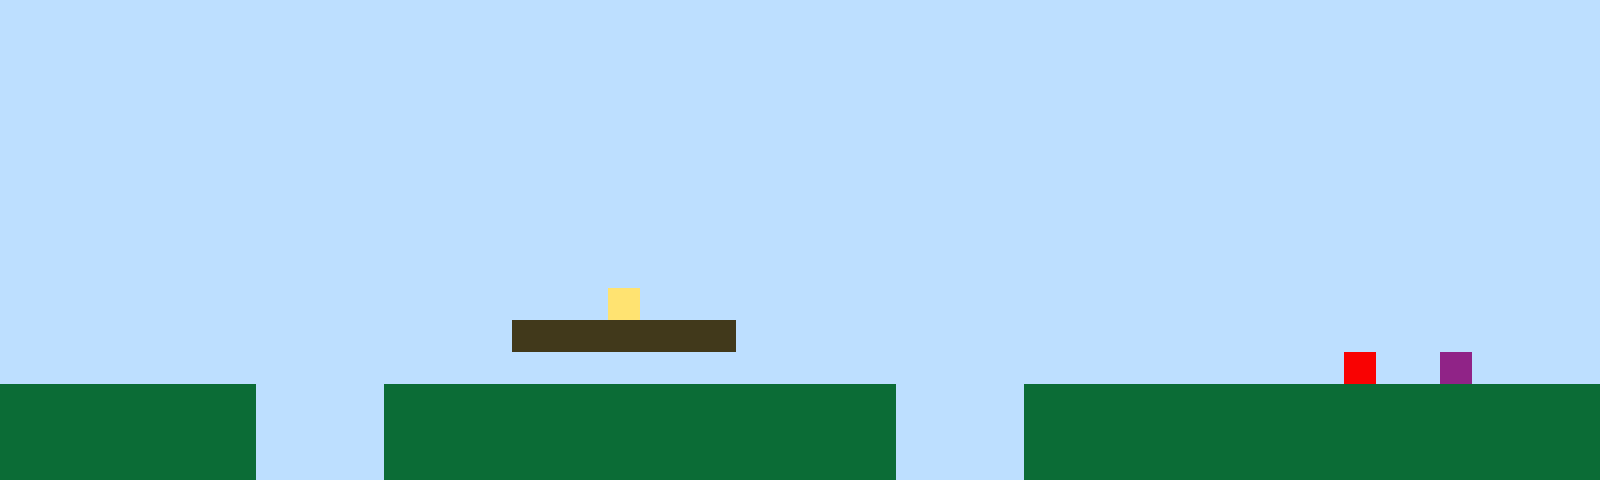

Below is a game level as drawn by its tile map, then a one-line description and the .tmx file that defines it, in full:
An orthogonal 50x15 tile map with 32x32 px tiles, 1 tile layer (Tile Layer 1).

<map version="1.10" tiledversion="1.11.2" orientation="orthogonal" renderorder="right-up" width="50" height="15" tilewidth="32" tileheight="32" infinite="0" nextlayerid="2" nextobjectid="1"><editorsettings><export target="map1.csv" format="csv" /></editorsettings><tileset firstgid="1" name="sprites" tilewidth="32" tileheight="32" tilecount="6" columns="3"><image source="sprites.png" width="96" height="64" /></tileset><layer id="1" name="Tile Layer 1" width="50" height="15"><data encoding="csv">1,1,1,1,1,1,1,1,1,1,1,1,1,1,1,1,1,1,1,1,1,1,1,1,1,1,1,1,1,1,1,1,1,1,1,1,1,1,1,1,1,1,1,1,1,1,1,1,1,1,1,1,1,1,1,1,1,1,1,1,1,1,1,1,1,1,1,1,1,1,1,1,1,1,1,1,1,1,1,1,1,1,1,1,1,1,1,1,1,1,1,1,1,1,1,1,1,1,1,1,1,1,1,1,1,1,1,1,1,1,1,1,1,1,1,1,1,1,1,1,1,1,1,1,1,1,1,1,1,1,1,1,1,1,1,1,1,1,1,1,1,1,1,1,1,1,1,1,1,1,1,1,1,1,1,1,1,1,1,1,1,1,1,1,1,1,1,1,1,1,1,1,1,1,1,1,1,1,1,1,1,1,1,1,1,1,1,1,1,1,1,1,1,1,1,1,1,1,1,1,1,1,1,1,1,1,1,1,1,1,1,1,1,1,1,1,1,1,1,1,1,1,1,1,1,1,1,1,1,1,1,1,1,1,1,1,1,1,1,1,1,1,1,1,1,1,1,1,1,1,1,1,1,1,1,1,1,1,1,1,1,1,1,1,1,1,1,1,1,1,1,1,1,1,1,1,1,1,1,1,1,1,1,1,1,1,1,1,1,1,1,1,1,1,1,1,1,1,1,1,1,1,1,1,1,1,1,1,1,1,1,1,1,1,1,1,1,1,1,1,1,1,1,1,1,1,1,1,1,1,1,1,1,1,1,1,1,1,1,1,1,1,1,1,1,1,1,1,1,1,1,1,1,1,1,1,1,1,1,1,1,1,1,1,1,1,1,1,1,1,1,1,1,1,1,1,1,1,1,1,1,1,1,1,1,1,1,1,1,1,1,1,1,1,1,1,1,1,1,1,1,1,1,1,1,1,1,1,1,1,1,1,1,1,1,1,1,1,1,1,1,1,1,1,1,1,1,1,1,1,1,1,1,1,1,1,1,1,1,1,1,1,1,1,1,1,1,1,1,1,1,1,1,1,1,1,1,1,1,1,1,1,1,1,1,1,1,1,1,4,1,1,1,1,1,1,1,1,1,1,1,1,1,1,1,1,1,1,1,1,1,1,1,1,1,1,1,1,1,1,1,1,1,1,1,1,1,1,1,1,1,1,1,1,1,1,3,3,3,3,3,3,3,1,1,1,1,1,1,1,1,1,1,1,1,1,1,1,1,1,1,1,1,1,1,1,1,1,1,1,1,1,1,1,1,1,1,1,1,1,1,1,1,1,1,1,1,1,1,1,1,1,1,1,1,1,1,1,1,1,1,1,1,1,1,1,1,1,1,1,1,1,5,1,1,6,1,1,1,1,2,2,2,2,2,2,2,2,1,1,1,1,2,2,2,2,2,2,2,2,2,2,2,2,2,2,2,2,1,1,1,1,2,2,2,2,2,2,2,2,2,2,2,2,2,2,2,2,2,2,2,2,2,2,2,2,2,2,1,1,1,1,2,2,2,2,2,2,2,2,2,2,2,2,2,2,2,2,1,1,1,1,2,2,2,2,2,2,2,2,2,2,2,2,2,2,2,2,2,2,2,2,2,2,2,2,2,2,1,1,1,1,2,2,2,2,2,2,2,2,2,2,2,2,2,2,2,2,1,1,1,1,2,2,2,2,2,2,2,2,2,2,2,2,2,2,2,2,2,2</data></layer></map>
